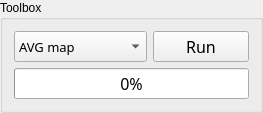
         <widget class="QGroupBox" name="groupBox_2">
          <property name="title">
           <string>Toolbox</string>
          </property>
          <layout class="QVBoxLayout" name="verticalLayout_7">
           <item>
            <layout class="QHBoxLayout" name="horizontalLayout_3">
             <item>
              <widget class="QComboBox" name="Tool_choice">
               <property name="sizePolicy">
                <sizepolicy hsizetype="Preferred" vsizetype="Minimum">
                 <horstretch>0</horstretch>
                 <verstretch>0</verstretch>
                </sizepolicy>
               </property>
               <property name="font">
                <font>
                 <family>Noto Sans Cond</family>
                 <pointsize>10</pointsize>
                 <weight>50</weight>
                 <italic>false</italic>
                 <bold>false</bold>
                </font>
               </property>
               <property name="toolTip">
                <string>&lt;html&gt;&lt;head/&gt;&lt;body&gt;&lt;p&gt;&lt;span style=&quot; font-size:11pt;&quot;&gt;Choose a specific post-treatments.&lt;/span&gt;&lt;/p&gt;&lt;/body&gt;&lt;/html&gt;</string>
               </property>
               <property name="styleSheet">
                <string notr="true"/>
               </property>
               <item>
                <property name="text">
                 <string>AVG map</string>
                </property>
               </item>
               <item>
                <property name="text">
                 <string>MED map</string>
                </property>
               </item>
               <item>
                <property name="text">
                 <string>STD map</string>
                </property>
               </item>
               <item>
                <property name="text">
                 <string>KAD map</string>
                </property>
               </item>
               <item>
                <property name="text">
                 <string>Bleach correction</string>
                </property>
               </item>
               <item>
                <property name="text">
                 <string>Contour map</string>
                </property>
               </item>
               <item>
                <property name="text">
                 <string>Denoise 2D map</string>
                </property>
               </item>
               <item>
                <property name="text">
                 <string>Grain boundaries</string>
                </property>
               </item>
               <item>
                <property name="text">
                 <string>Restored grains</string>
                </property>
               </item>
               <item>
                <property name="text">
                 <string>GRDD-GDS</string>
                </property>
               </item>
               <item>
                <property name="text">
                 <string>Kmean clustering</string>
                </property>
               </item>
               <item>
                <property name="text">
                 <string>Extract mosaic</string>
                </property>
               </item>
               <item>
                <property name="text">
                 <string>Batch processing</string>
                </property>
               </item>
               <item>
                <property name="text">
                 <string>2D stitching</string>
                </property>
               </item>
               <item>
                <property name="text">
                 <string>3D stitching</string>
                </property>
               </item>
              </widget>
             </item>
             <item>
              <widget class="QPushButton" name="Tool_button">
               <property name="sizePolicy">
                <sizepolicy hsizetype="Minimum" vsizetype="Minimum">
                 <horstretch>0</horstretch>
                 <verstretch>0</verstretch>
                </sizepolicy>
               </property>
               <property name="minimumSize">
                <size>
                 <width>96</width>
                 <height>0</height>
                </size>
               </property>
               <property name="font">
                <font>
                 <family>Noto Sans Cond</family>
                 <pointsize>12</pointsize>
                 <weight>50</weight>
                 <italic>false</italic>
                 <bold>false</bold>
                </font>
               </property>
               <property name="toolTip">
                <string>&lt;html&gt;&lt;head/&gt;&lt;body&gt;&lt;p&gt;&lt;span style=&quot; font-size:11pt;&quot;&gt;Compute the selected post-treatment&lt;/span&gt;&lt;/p&gt;&lt;/body&gt;&lt;/html&gt;</string>
               </property>
               <property name="styleSheet">
                <string notr="true"/>
               </property>
               <property name="text">
                <string>Run</string>
               </property>
               <property name="icon">
                <iconset>
                 <normaloff>icons/run_icon.png</normaloff>icons/run_icon.png</iconset>
               </property>
              </widget>
             </item>
            </layout>
           </item>
           <item>
            <widget class="QProgressBar" name="progressBar">
             <property name="sizePolicy">
              <sizepolicy hsizetype="Preferred" vsizetype="Fixed">
               <horstretch>0</horstretch>
               <verstretch>0</verstretch>
              </sizepolicy>
             </property>
             <property name="minimumSize">
              <size>
               <width>90</width>
               <height>0</height>
              </size>
             </property>
             <property name="font">
              <font>
               <family>Noto Sans Cond</family>
               <pointsize>12</pointsize>
               <weight>50</weight>
               <italic>false</italic>
               <bold>false</bold>
              </font>
             </property>
             <property name="styleSheet">
              <string notr="true"/>
             </property>
             <property name="value">
              <number>0</number>
             </property>
            </widget>
           </item>
          </layout>
         </widget>
